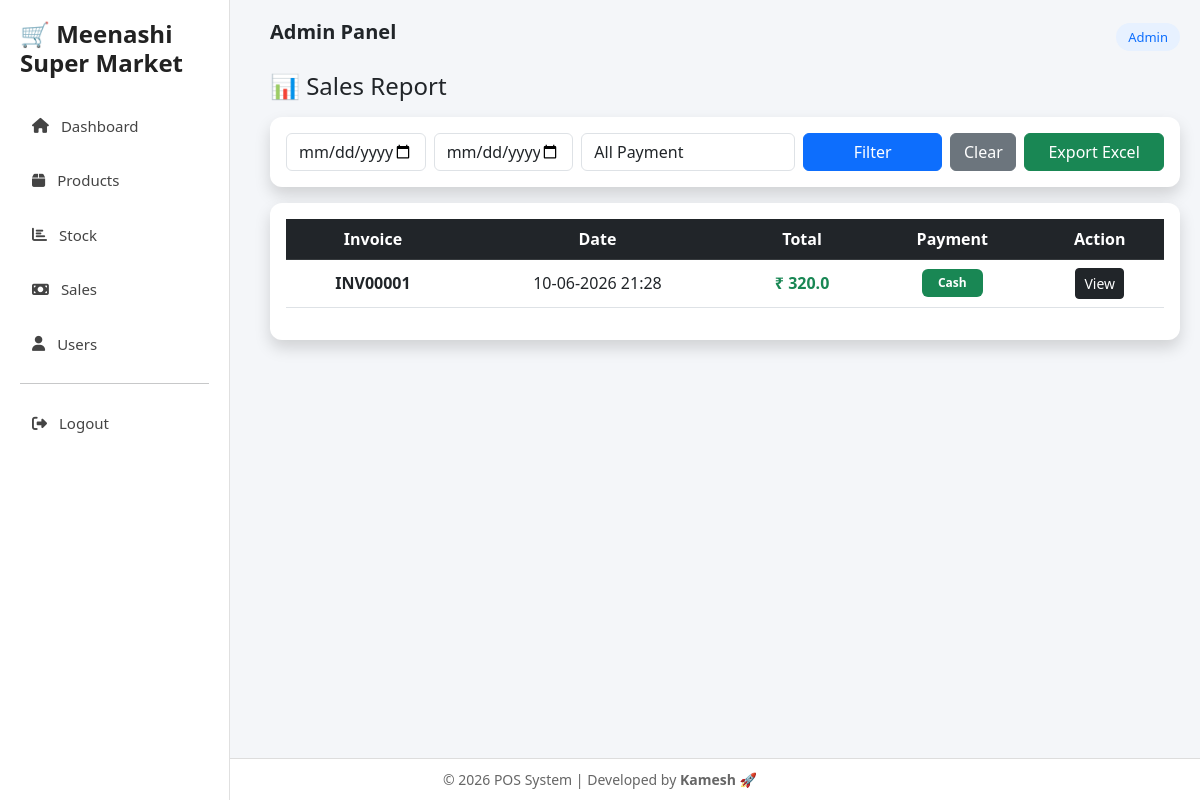
The app's page /sales (signed in) with its own data.
### models.py (models this page shows)
class Sale(db.Model):
    __tablename__ = "sale"
    id = db.Column(db.Integer, primary_key=True)
    invoice_no = db.Column(db.String(20), unique=True)
    total = db.Column(db.Float)
    payment = db.Column(db.String(20), default="Cash")
    date = db.Column(db.DateTime, default=datetime.utcnow)

### app.py (the view)
@app.route("/sales")
def sales():
    if session.get("role") != "admin":
        return redirect("/")
    from_date = request.args.get("from_date")
    to_date = request.args.get("to_date")
    payment = request.args.get("payment")
    query = Sale.query
    if from_date and to_date:
        start = datetime.strptime(from_date, "%Y-%m-%d")
        end = datetime.strptime(to_date, "%Y-%m-%d")
        query = query.filter(Sale.date >= start, Sale.date <= end)
    if payment and payment != "All":
        query = query.filter(Sale.payment == payment)
    sales = query.order_by(Sale.date.desc()).all()
    return render_template("sales.html", sales=sales)

### templates/sales.html (shortened to what this page needs)
{% extends "base.html" %}
{% block content %}
<h4 class="mb-3">📊 Sales Report</h4>
<div class="card p-3 shadow mb-3 border-0">
<form method="GET" action="/sales" class="row g-2">
<div class="col-md-2">
<input type="date" name="from_date" class="form-control">
</div>
<div class="col-md-2">
<input type="date" name="to_date" class="form-control">
</div>
<div class="col-md-3">
<select name="payment" class="form-control">
<option value="All">All Payment</option>
</select>
</div>
<div class="col-md-2">
<button class="btn btn-primary w-100">Filter</button>
</div>
<div class="col-md-1">
<a href="/sales" class="btn btn-secondary w-100">Clear</a>
</div>
<div class="col-md-2">
<a id="exportBtn" class="btn btn-success w-100">
Export Excel
</a>
</div>
</form>
</div>
<div class="card p-3 shadow border-0">
<table class="table table-hover align-middle text-center">
<thead class="table-dark">
<tr>
<th>Invoice</th>
<th>Date</th>
<th>Total</th>
<th>Payment</th>
<th>Action</th>
</tr>
</thead>
<tbody>
{% for s in sales %}
<tr>
<td><b>{{ s.invoice_no }}</b></td>
<td>{{ s.date.strftime("%d-%m-%Y %H:%M") }}</td>
<td class="fw-bold text-success">₹ {{ s.total }}</td>
<td>
    {% if s.payment == "Cash" %}
        <span class="badge bg-success px-3 py-2">Cash</span>
    {% elif s.payment == "UPI" %}
        <span class="badge bg-primary px-3 py-2">UPI</span>
    {% else %}
        <span class="badge bg-secondary px-3 py-2">
            {{ s.payment or "N/A" }}
        </span>
    {% endif %}
</td>
<td>
    <a href="/sale/{{s.id}}" class="btn btn-sm btn-dark">
        View
    </a>
</td>
</tr>
{% endfor %}
</tbody>
</table>
</div>
{% endblock %}

### templates/base.html (style rules this page uses)
html, body { height:100%; }
body { display:flex; flex-direction:column; background:#f4f6f9; font-family:'Segoe UI', sans-serif; }
.card { border:none; border-radius:12px; }
.table { background:white; border-radius:10px; }

### records on screen
Sale: invoice_no "INV00001", date "10-06-2026 21:28", total "320.0", payment "Cash"
